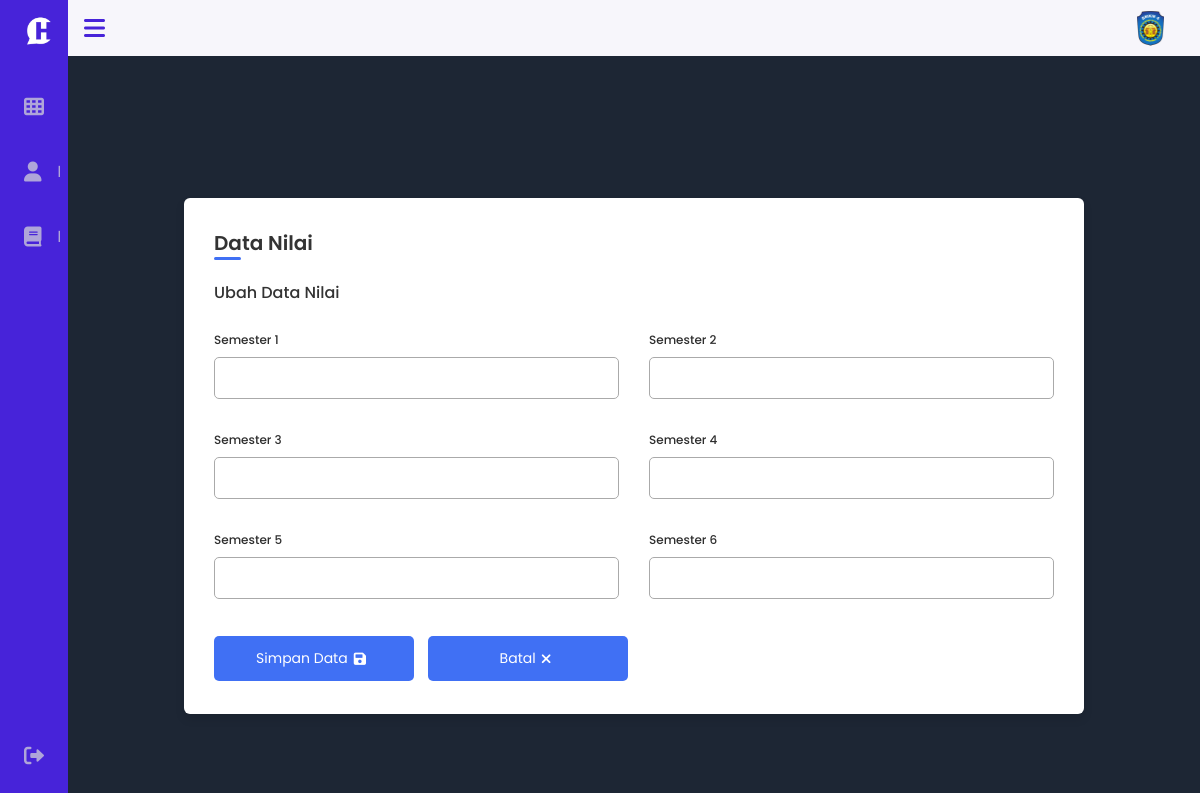
Before: /views/user/ubah_data_nilai.php (signed in) with the older database file.
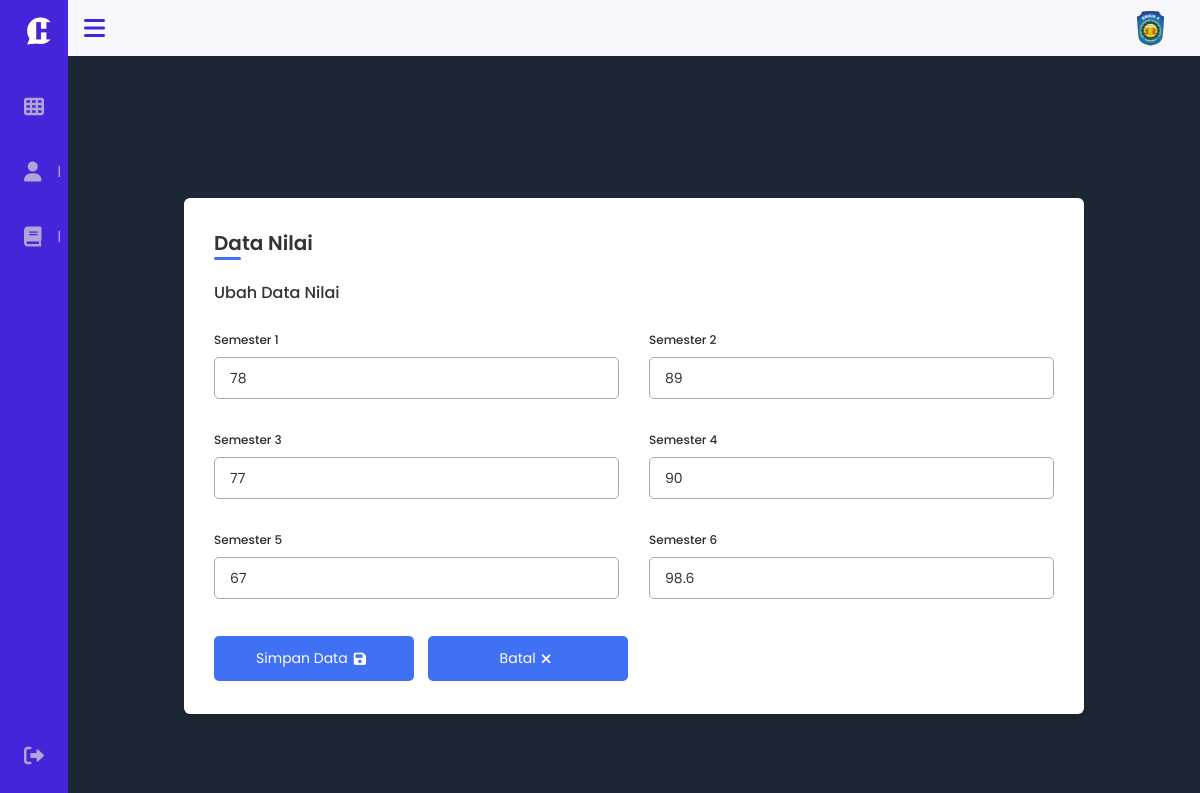
After: the same page with the newer database file.
### tables this page shows
CREATE TABLE `siswa` (
  `nisn` varchar(10) NOT NULL,
  `nama_siswa` varchar(255) NOT NULL,
  `tanggal_lahir` date NOT NULL,
  `jenis_kelamin` varchar(15) NOT NULL,
  `alamat` varchar(255) NOT NULL,
  `no_telp` varchar(20) NOT NULL,
  `kode_jurusan` varchar(10) NOT NULL,
  `id_kelas` int(11) NOT NULL,
  `id_karir` int(11) NOT NULL,
  `status_persetujuan` tinyint(1) NOT NULL DEFAULT 0
);

CREATE TABLE `nilai_semester` (
  `id_nilai_semester` int(11) NOT NULL,
  `nisn` varchar(10) NOT NULL,
  `nilai_semester_1` double DEFAULT NULL,
  `nilai_semester_2` double DEFAULT NULL,
  `nilai_semester_3` double DEFAULT NULL,
  `nilai_semester_4` double DEFAULT NULL,
  `nilai_semester_5` double DEFAULT NULL,
  `nilai_semester_6` double DEFAULT NULL
);

### views/user/ubah_data_nilai.php (the view, shortened to what this page needs)
<?php
include '../../config/koneksi.php';
include '../../layout/user_sidebar.php';
if(isset($_SESSION['status']) && $_SESSION['status'] === "login") {
    $nisn = $_SESSION['nisn'];
    $query = mysqli_query($koneksi, "SELECT siswa.nisn, nilai_semester.*
    FROM siswa
    LEFT JOIN nilai_semester ON siswa.nisn = nilai_semester.nisn
    WHERE siswa.nisn='$nisn'");
    $data = mysqli_fetch_array($query);
    $nilai_semester_1 = $data['nilai_semester_1'];
    $nilai_semester_2 = $data['nilai_semester_2'];
    $nilai_semester_3 = $data['nilai_semester_3'];
    $nilai_semester_4 = $data['nilai_semester_4'];
    $nilai_semester_5 = $data['nilai_semester_5'];
    $nilai_semester_6 = $data['nilai_semester_6'];
}
?>
<!DOCTYPE html>
<html lang="en">
<head>
    <link rel="stylesheet" href="../.././assets/css/user/dataNilai.css">
    <link rel="stylesheet" href="../.././assets/css/sidebar.css">
    <link href="https://cdnjs.cloudflare.com/ajax/libs/font-awesome/6.0.0-beta3/css/all.min.css" rel="stylesheet">
</head>
<body>
    <div class="container">
        <header>Data Nilai</header>
        <form action="../.././controller/user/ubah/ubah_data_nilai.php" method="post">
            <div class="form first">
                <div class="details personal">
                    <span class="title">Ubah Data Nilai</span>
                    <div class="fields">
                        <div class="input-field-nilai">
                            <label for="nilai_semester_1">Semester 1</label>
                            <input type="number" id="nilai_semester_1" name="nilai_semester_1" value="<?php echo $nilai_semester_1; ?>" required step="0.01">
                        </div>
                        <div class="input-field-nilai">
                            <label for="nilai_semester_2">Semester 2</label>
                            <input type="number" id="nilai_semester_2" name="nilai_semester_2" value="<?php echo $nilai_semester_2; ?>" required step="0.01">
                        </div>
                        <div class="input-field-nilai">
                            <label for="nilai_semester_3">Semester 3</label>
                            <input type="number" id="nilai_semester_3" name="nilai_semester_3" value="<?php echo $nilai_semester_3; ?>" required step="0.01">
                        </div>
                        <div class="input-field-nilai">
                            <label for="nilai_semester_4">Semester 4</label>
                            <input type="number" id="nilai_semester_4" name="nilai_semester_4" value="<?php echo $nilai_semester_4; ?>" required step="0.01">
                        </div>
                        <div class="input-field-nilai">
                            <label for="nilai_semester_5">Semester 5</label>
                            <input type="number" id="nilai_semester_5" name="nilai_semester_5" value="<?php echo $nilai_semester_5; ?>" required step="0.01">
                        </div>
                        <div class="input-field-nilai">
                            <label for="nilai_semester_6">Semester 6</label>
                            <input type="number" id="nilai_semester_6" name="nilai_semester_6" value="<?php echo $nilai_semester_6; ?>" required step="0.01">
                        </div>
                    </div>
                </div>
                <div class="button">
                    <div class="buttons">
                        <button type="submit" name="ubah" class="navBtn">
                            <span class="btnText">Simpan Data</span>
                            <i class="fas fa-save"></i>
                        </button>
                        <a href="data_nilai.php" class="navBtn">
                            <span class="btnText">Batal</span>
                            <i class="fas fa-xmark"></i>
                        </a>
                    </div>
                </div>
            </div>
        </form>
</body>
</html>

Changed rows visible on the page:
now on this page (row edited): siswa: nilai_semester_1 "78", nilai_semester_2 "89", nilai_semester_3 "77", nilai_semester_4 "90", nilai_semester_5 "67", nilai_semester_6 "98.6"
